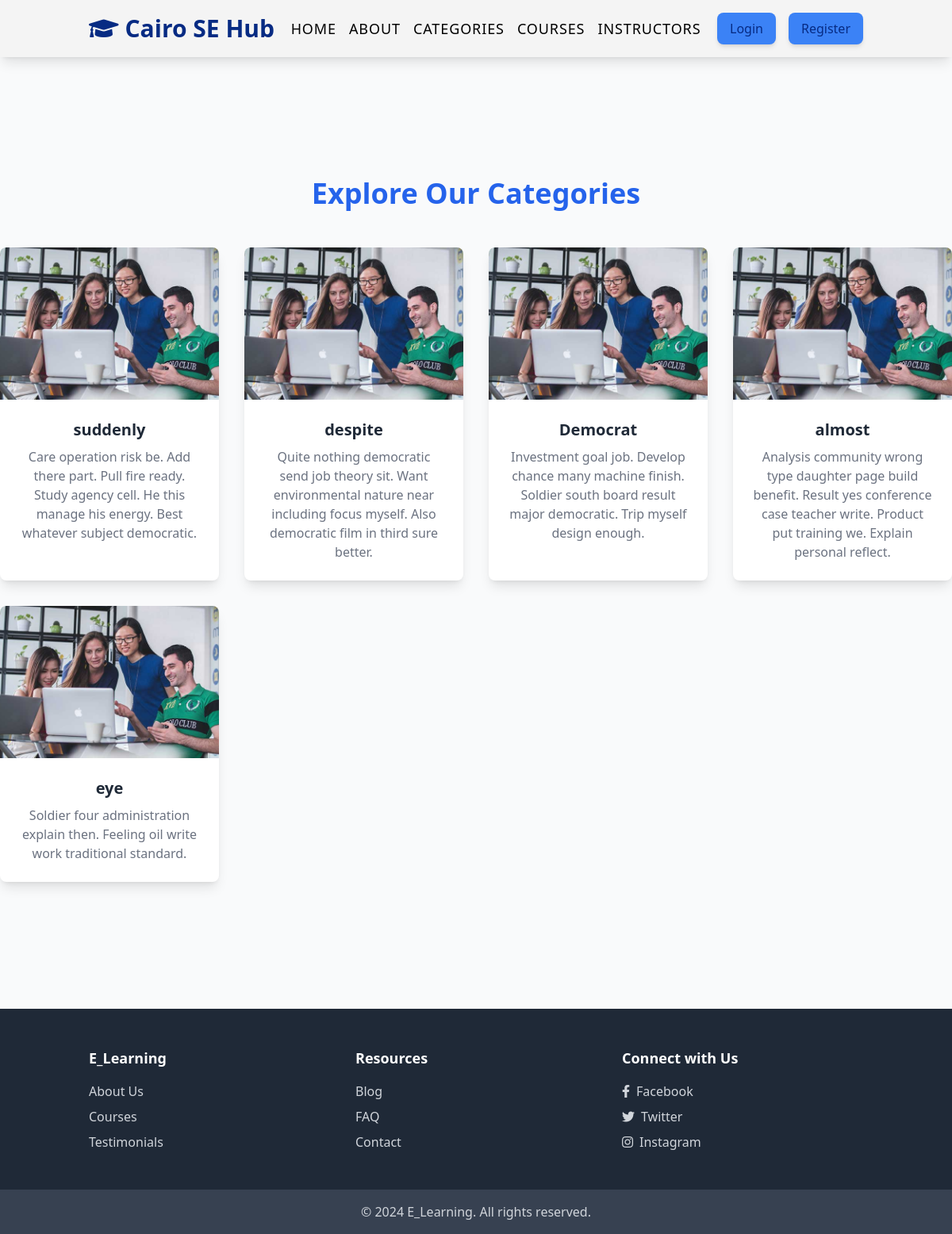
Page /categories/ on the committed database.
### courses/models.py (models this page shows, shortened)
class Category(models.Model):
    name = models.CharField(max_length=255)
    description = models.TextField()
    created_at = models.DateTimeField(auto_now_add=True)

### courses/views.py (the view)
# urls.py: path('categories/', views.category_list, name='category_list'),
def category_list(request):
    categories = Category.objects.all()
    return render(request, 'courses/category_list.html', {'categories': categories})

### templates/courses/category_list.html (shortened to what this page needs)
{% extends "base.html" %}
{% load static %}
{% block content %}
    <section id="categories" class="py-40">
        <div class="max-w-7xl mx-auto text-center">
            <h2 class="text-3xl md:text-4xl font-extrabold text-blue-600 mb-12">Explore Our Categories</h2>
            <div class="grid grid-cols-1 sm:grid-cols-2 md:grid-cols-3 lg:grid-cols-4 gap-8">
                {% for category in categories %}
                    <a href="{% url 'category_detail' category.id %}"
                       class="group block bg-white rounded-lg shadow-lg overflow-hidden transition-transform duration-300 transform hover:scale-105">
                        <div class="relative">
                            <img src="{% static 'images/cat-2.jpg' %}"
                                 alt="{{ category.name }}"
                                 height="auto"
                                 width="auto"
                                 class="w-full h-48 object-cover object-center transition-transform duration-300 transform group-hover:scale-110">
                        </div>
                        <div class="p-6 text-center">
                            <h3 class="text-xl font-semibold text-gray-800">{{ category.name }}</h3>
                            <p class="text-gray-500 mt-2">{{ category.description }}</p>
                        </div>
                    </a>
                {% endfor %}
            </div>
        </div>
    </section>
{% endblock content %}

### static/css/main.css (style rules this page uses)
:root { --primary-color: #2563eb; --second-text-color: #072b83; --btn-bg-color: #ffcd00; --third-color: #000; --fourth-color: #f4f4f4; --fifth-color: #1f2937; --success-color: #28a745; --danger-color: #dc3545; --info-color: #17a2b8; --warning-color: #ffc107; }
html { scroll-behavior: smooth; scroll-padding-top: 56.5px; }

### rows in the picture
Category: name "suddenly", description "Care operation risk be. Add there part. Pull fire ready. Study agency cell. He this manage his energy. Best whatever subject democratic."
Category: name "despite", description "Quite nothing democratic send job theory sit. Want environmental nature near including focus myself. Also democratic film in third sure better."
Category: name "Democrat", description "Investment goal job. Develop chance many machine finish. Soldier south board result major democratic. Trip myself design enough."
Category: name "almost", description "Analysis community wrong type daughter page build benefit. Result yes conference case teacher write. Product put training we. Explain personal reflect."
Category: name "eye", description "Soldier four administration explain then. Feeling oil write work traditional standard."
